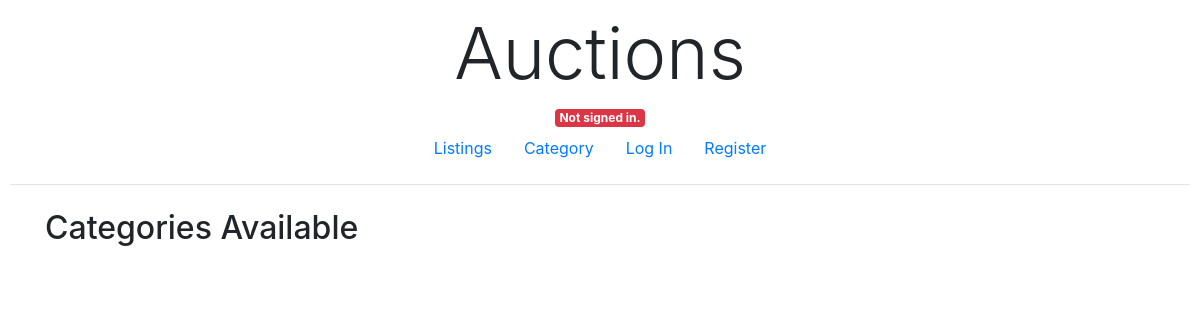
/category, run on an earlier commit of the app's database.
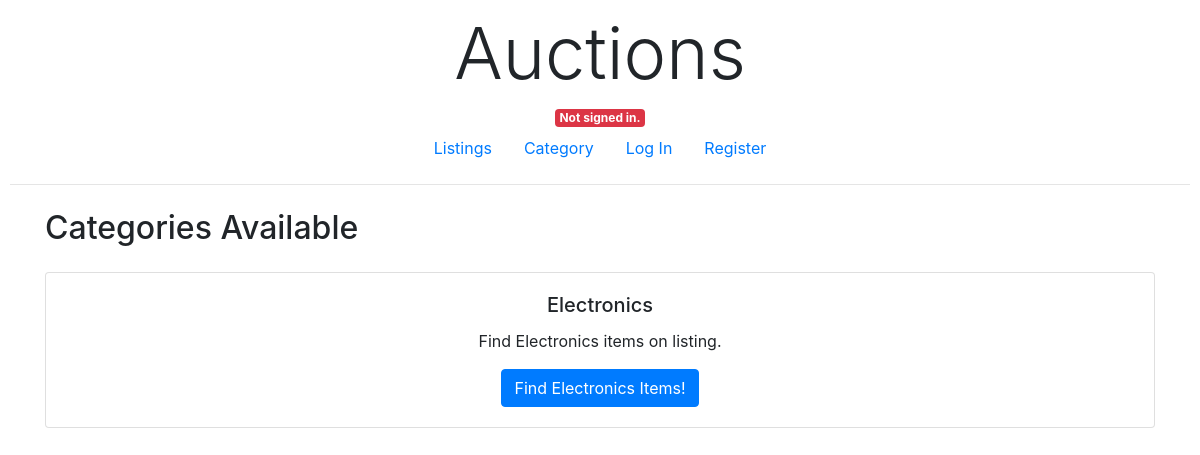
And on a later commit of the database.
### auctions/models.py (models this page shows, shortened)
class Categories(models.Model):
    name = models.CharField(max_length=64, unique=True)

### auctions/views.py (the view)
# urls.py: path("category", views.categories, name="category"),
def categories(request):
    categorylist = Categories.objects.all()
    return render(request, "auctions/categories.html", {
        "categorylist": categorylist
    })

### auctions/templates/auctions/categories.html (shortened to what this page needs)
{% extends "auctions/layout.html" %}
{% block body %}
    <div class="container">
        <h2 class="my-4">Categories Available</h2>
        {% for category in categorylist %}
            <div class="card text-center my-4">
                <div class="card-body justify-content-center">
                    <h5 class="card-title">{{ category.name }}</h5>
                    <p class="card-text">Find {{ category.name }} items on listing.</p>
                    <a href="{% url 'linkcat' category.pk %}" class="btn btn-primary">Find {{ category.name }} Items!</a>
                </div>
            </div>
        {% endfor %}
    </div>
{% endblock %}

### auctions/templates/auctions/layout.html (shortened to what this page needs)
{% load static %}
<!DOCTYPE html>
<html lang="en">
    <head>
        <link rel="stylesheet" href="https://stackpath.bootstrapcdn.com/bootstrap/4.4.1/css/bootstrap.min.css">
        <link href="{% static 'auctions/styles.css' %}" rel="stylesheet">
    </head>
    <body>
        <div class="container">
            <h3 class="display-3 text-center">Auctions</h3>
            <div class="text-center">
                {% if user.is_authenticated %}
                    <span class="badge badge-success">Signed in</span> as <strong>{{ user.username }}</strong>.
                {% else %}
                    <span class="badge badge-danger">Not signed in.</span>
                {% endif %}
            </div>
        </div>
        <ul class="nav justify-content-center">
            <li class="nav-item">
                <a class="nav-link" href="{% url 'index' %}">Listings</a>
            </li>
            {% if user.is_authenticated %}
                <li class="nav-item">
                    <a class="nav-link" href="{% url 'add' %}">Create Listing</a>
                </li>
                <li class="nav-item">
                    <a class="nav-link" href="{% url 'mylists' %}">Watchlists</a>
                </li>
                <li class="nav-item">
                    <a class="nav-link" href="{% url 'category' %}">Category</a>
                </li>
                <li class="nav-item">
                    <a class="nav-link" href="{% url 'logout' %}">Log Out</a>
                </li>
            {% else %}
                <li class="nav-item">
                    <a class="nav-link" href="{% url 'category' %}">Category</a>
                </li>
                <li class="nav-item">
                    <a class="nav-link" href="{% url 'login' %}">Log In</a>
                </li>
                <li class="nav-item">
                    <a class="nav-link" href="{% url 'register' %}">Register</a>
                </li>
            {% endif %}
        </ul>
        <hr>
        {% block body %}
        {% endblock %}
    </body>
</html>

### auctions/static/auctions/styles.css (style rules this page uses)
body { padding: 10px; }

What changed in the data, as far as the page shows it:
added Categories: name "Electronics"
